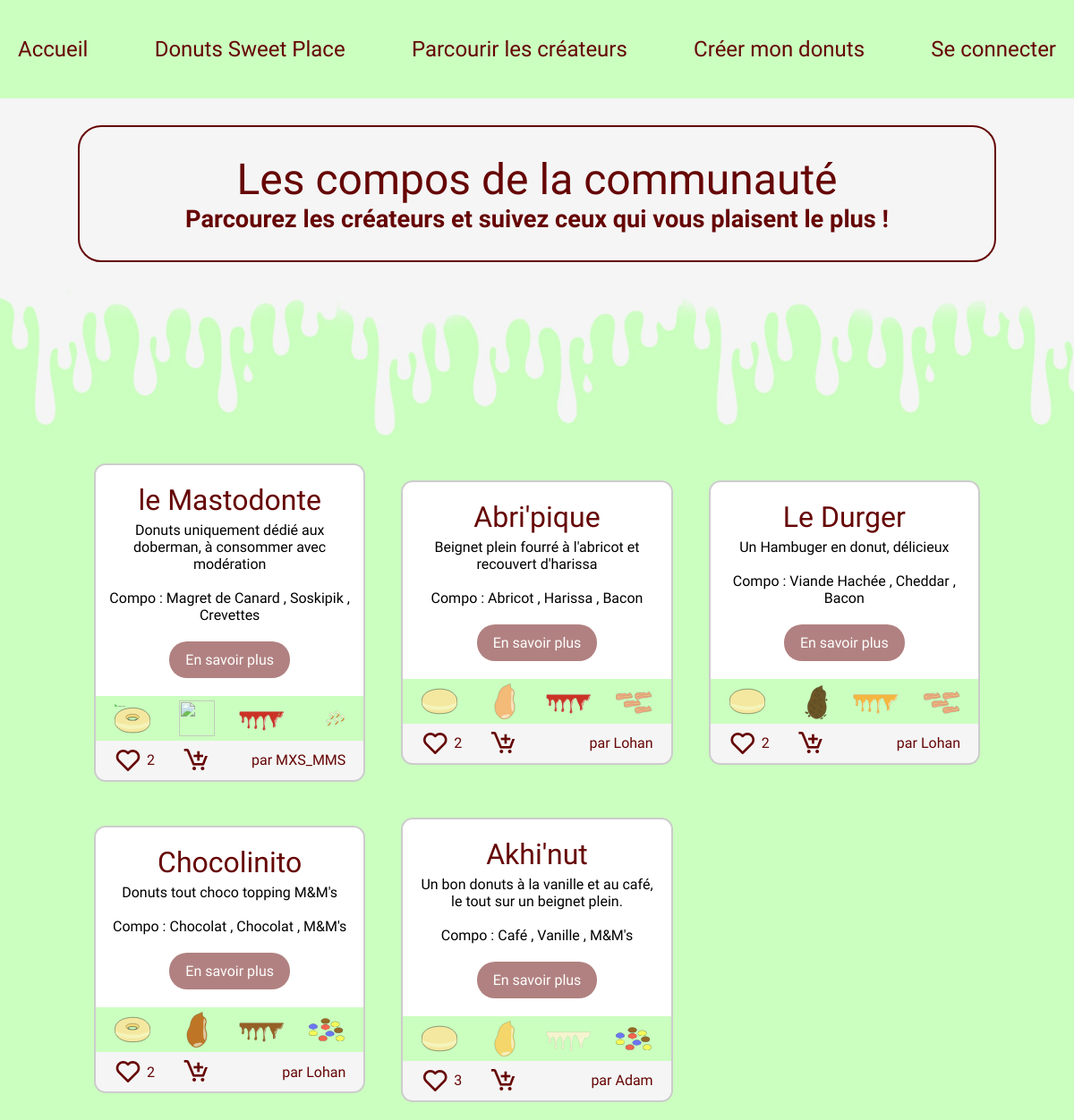
Page /parcourir.php on the earlier database version.
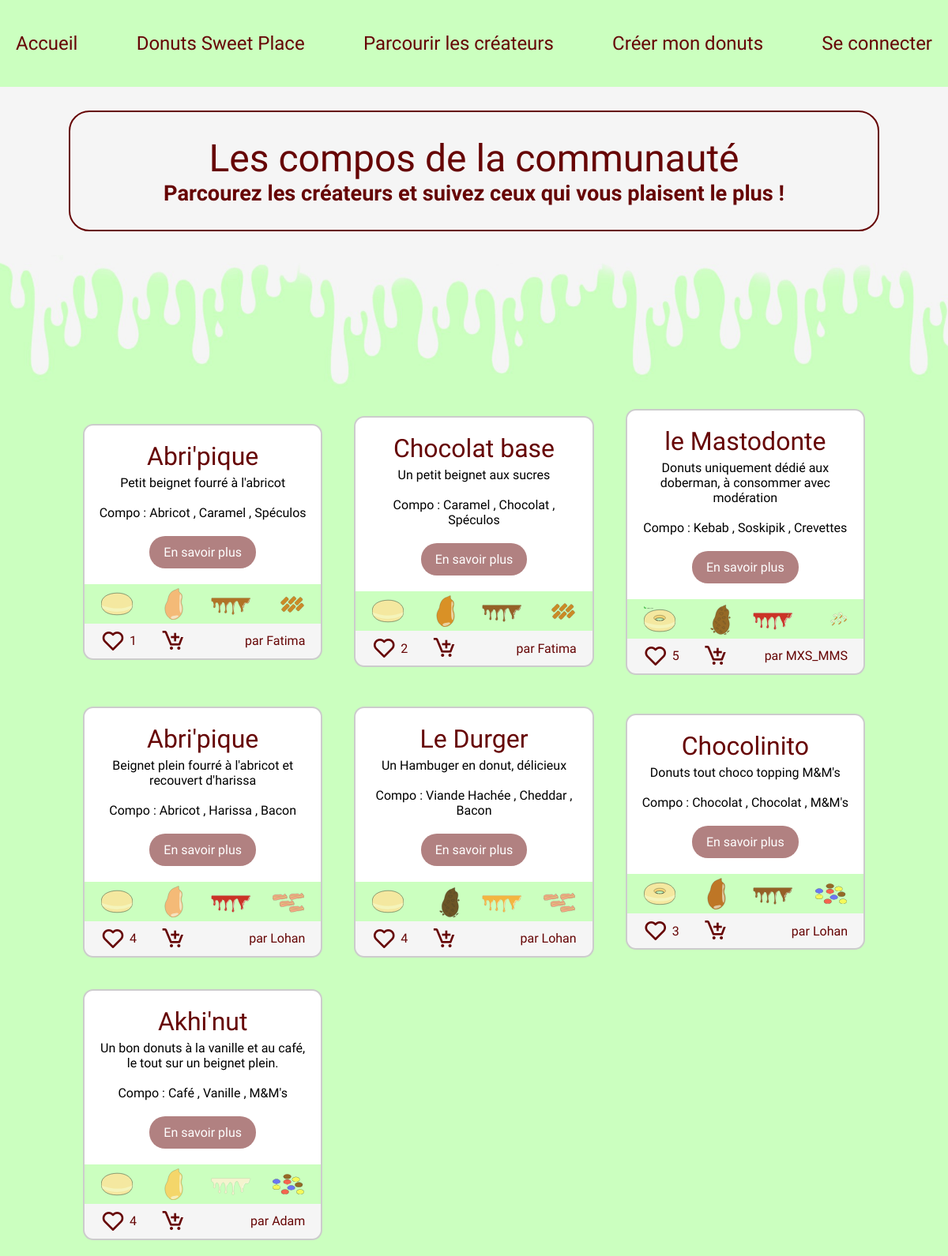
Same page on the later database version.
### tables this page shows
CREATE TABLE IF NOT EXISTS `compositions_donuts` (
  `id_composition` int NOT NULL AUTO_INCREMENT,
  `donut_name` varchar(255) DEFAULT NULL,
  `id_beignet` int NOT NULL,
  `id_fourrage` int NOT NULL,
  `id_glacage` int NOT NULL,
  `id_topping` int NOT NULL,
  `id_createur` int NOT NULL,
  `description` text,
  `type` varchar(20) NOT NULL,
  PRIMARY KEY (`id_composition`),
  KEY `fk_beignet` (`id_beignet`),
  KEY `fk_createur` (`id_createur`),
  KEY `fk_fourrage` (`id_fourrage`),
  KEY `fk_glacage` (`id_glacage`),
  KEY `fk_topping` (`id_topping`)
);

CREATE TABLE IF NOT EXISTS `beignets` (
  `id_beignet` int NOT NULL AUTO_INCREMENT,
  `name_beignet` varchar(30) NOT NULL,
  `img_beignets` text NOT NULL,
  `type_beignet` varchar(20) NOT NULL,
  PRIMARY KEY (`id_beignet`)
);

CREATE TABLE IF NOT EXISTS `glacages` (
  `id_glacage` int NOT NULL AUTO_INCREMENT,
  `name_glacage` varchar(40) NOT NULL,
  `img_glacage` text NOT NULL,
  `type_glacage` varchar(20) NOT NULL,
  PRIMARY KEY (`id_glacage`)
);

CREATE TABLE IF NOT EXISTS `topping` (
  `id_topping` int NOT NULL AUTO_INCREMENT,
  `name_topping` varchar(30) NOT NULL,
  `img_topping` text NOT NULL,
  `type_topping` varchar(20) NOT NULL,
  PRIMARY KEY (`id_topping`)
);

CREATE TABLE IF NOT EXISTS `fourrages` (
  `id_fourrage` int NOT NULL AUTO_INCREMENT,
  `name_fourrage` varchar(30) NOT NULL,
  `img_fourrage` text NOT NULL,
  `type_fourrage` varchar(30) NOT NULL,
  PRIMARY KEY (`id_fourrage`)
);

CREATE TABLE IF NOT EXISTS `users` (
  `id_user` int NOT NULL AUTO_INCREMENT,
  `login` varchar(30) NOT NULL,
  `mdp` varchar(90) NOT NULL,
  `photo` text NOT NULL,
  `description` text NOT NULL,
  `admin` int NOT NULL,
  PRIMARY KEY (`id_user`)
);

### models/donuts_users.php (called while the page is built, shortened)
<?php
function getDonutsUsers(PDO $pdo, int $userId = 0, int $limit = 0, bool $random = false): array
{
    $sql = "
    SELECT
        c.id_composition,
        c.donut_name,
        c.description,
        c.type AS composition_type,
        u.id_user,
        u.login,
        -- beignet
        b.id_beignet,
        b.name_beignet,
        b.img_beignets,
        b.type_beignet,
        -- fourrage
        f.id_fourrage,
        f.name_fourrage,
        f.img_fourrage,
        f.type_fourrage,
        -- glacage
        g.id_glacage,
        g.name_glacage,
        g.img_glacage,
        g.type_glacage,
        -- topping
        t.id_topping,
        t.name_topping,
        t.img_topping,
        t.type_topping,
        COALESCE(l.likes, 0) AS likes,
        EXISTS(
          SELECT 1 FROM fk_like f2
          WHERE f2.id_compositions_donuts = c.id_composition
            AND f2.id_users = :userId
        ) AS already_liked
    FROM compositions_donuts c
    JOIN users u ON c.id_createur = u.id_user
    LEFT JOIN beignets b ON c.id_beignet = b.id_beignet
    LEFT JOIN fourrages f ON c.id_fourrage = f.id_fourrage
    LEFT JOIN glacages g ON c.id_glacage = g.id_glacage
    LEFT JOIN topping t ON c.id_topping = t.id_topping
    LEFT JOIN (
        SELECT id_compositions_donuts, COUNT(*) AS likes
        FROM fk_like
        GROUP BY id_compositions_donuts
    ) l ON l.id_compositions_donuts = c.id_composition
    ";
    if ($random) {
        $sql .= " ORDER BY RAND() ";
    } else {
        $sql .= " ORDER BY c.id_composition DESC ";
    }
    $stmt = $pdo->prepare($sql);
    $stmt->bindValue(':userId', $userId, PDO::PARAM_INT);
    $stmt->execute();
    return $stmt->fetchAll(PDO::FETCH_ASSOC);
}

### views/_donuts_users.php (the view, shortened to what this page needs)
<div data-id="<?= htmlspecialchars($donut['id_composition']) ?>" class="onecard-container">
    <div class="card userdonuts">
        <div class="laterale-barre composition">
            <?php if (!empty($donut['img_beignets'])): ?>
                <img class="layer" src="<?= htmlspecialchars($donut['img_beignets'], ENT_QUOTES); ?>">
            <?php endif; ?>
            <?php if (!empty($donut['img_glacage'])): ?>
                <img class="layer imgbig" src="<?= htmlspecialchars($donut['img_glacage'], ENT_QUOTES); ?>">
            <?php endif; ?>
            <?php if (!empty($donut['img_topping'])): ?>
                <img class="layer" src="<?= htmlspecialchars($donut['img_topping'], ENT_QUOTES); ?>">
            <?php endif; ?>
        </div>
        <h3><?= htmlspecialchars($donut['donut_name']) ?></h3>
        <div class="content">
            <p class="desc-donuts"><?= htmlspecialchars($donut['description']) ?>
                <br><br>Compo : <?php if (!empty($donut['name_fourrage'])): ?>
                    <?= htmlspecialchars($donut['name_fourrage']) ?>
                <?php endif; ?>,<?php if (!empty($donut['name_glacage'])): ?>
                    <?= htmlspecialchars($donut['name_glacage']) ?>
                <?php endif; ?>,<?php if (!empty($donut['name_topping'])): ?>
                    <?= htmlspecialchars($donut['name_topping']) ?>
                <?php endif; ?>
            </p>
        </div>
        <div class="addcart">
            <a style='opacity:0.5;' href="details_donuts.php?id=<?= $donut['id_composition'] ?>"
                class=" know-more  btn">
                En savoir plus
            </a>
        </div>
    </div>
    <div class="interaction">
        <div class="int-left">
            <div class="like">
                <i class="btnlike bx <?= $donut['already_liked'] ? 'bxs-heart' : 'bx-heart' ?>"
                    data-id="<?= $donut['id_composition'] ?>"
                    data-liked="<?= $donut['already_liked'] ? '1' : '0' ?>"></i>
                <p class="nb_like"><?= $donut['likes'] ?></p>
            </div>
            <a href="addpanier.php?id=<?= $donut['id_composition'] ?>" class="useraddcart">
                <i class='bx bx-cart-add'></i>
            </a>
        </div>
        <a class="creator" href="profil.php?id=<?= (int) $donut['id_user'] ?>">
            par <?= htmlspecialchars($donut['login'] ?? '', ENT_QUOTES) ?>
        </a>
    </div>
</div>

### parcourir.php (shortened to what this page needs)
<?php
require 'config.php';
require 'models/donuts_users.php';
$userId = $_SESSION['id'] ?? 0;
$donuts = getDonutsUsers($pdo, $userId);
?>
<!DOCTYPE html>
<html lang="fr">
<head>
    <?php include 'css/links.php'; ?>
</head>
<body>
    <?php include 'header/header.php'; ?>
    <div class="welcome">
        <div class="content">
            <h1>Les compos de la communauté</h1>
            <p class='slogan'>Parcourez les créateurs et suivez ceux qui vous plaisent le plus !</p>
        </div>
    </div>
    <img class="degouline " src="images/design/degouline.jpg" alt="">
    <div class="tendances">
        <div class="cards-container">
            <?php foreach ($donuts as $donut): ?>
                <?php include 'views/_donuts_users.php'; ?>
            <?php endforeach; ?>
        </div>
    </div>
</body>
</html>

### css/links.php (shortened to what this page needs)
<link rel="stylesheet" href="css/styles.css">
<link rel="stylesheet" href="css/header.css">
<link rel="stylesheet" href="css/footer.css">
<link href='https://unpkg.com/boxicons@2.1.4/css/boxicons.min.css' rel='stylesheet'>

### header/header.php (shortened to what this page needs)
<?php
$cartCount = 0;
?>
<header>
  <nav class="desk">
    <ul>
      <li><a href="index.php">Accueil</a></li>
      <li><a href="donuts_sweetplace.php">Donuts Sweet Place</a></li>
      <li><a href="parcourir.php">Parcourir les créateurs</a></li>
      <li><a href="creersondonuts.php">Créer mon donuts</a></li>
      <?php if (isset($_SESSION['id'])): ?>
        <li>
          <a href="panier.php?id=<?php echo $_SESSION['id']; ?>">
            <i class="bx bxs-cart"></i>
            <span id="cart-count"><?php echo $cartCount; ?></span>
          </a>
        </li>
        <li><a href="profil.php?id=<?php echo $_SESSION['id']; ?>"><i class="bx bxs-user-circle"></i></a></li>
        <li><a href="logout.php"><i class="bx bx-log-out"></i></a></li>
      <?php else: ?>
        <li><a href="connexion.php">Se connecter</a></li>
      <?php endif; ?>
    </ul>
  </nav>
</header>

### css/styles.css (style rules this page uses)
:root { --mainfont: "Modak", system-ui; --textfont: "Mada", sans-serif; --maincolor: #cbffbf; --textcolor: #660505; }
*, *::after, *::before { box-sizing: border-box; }
body { margin: 0; padding: 0; background-color: var(--maincolor); font-family: var(--textfont); }
h1, h2 { font-family: var(--mainfont); color: var(--textcolor); font-weight: 400; margin: 0; font-size: 3rem; }
p { margin: 0; }
.creator { text-decoration: none; color: #660505; }
.welcome { width: 100%; height: auto; padding: 30px; display: flex; justify-content: center; align-items: center; background-color: whitesmoke; }
.welcome .content { display: flex; flex-direction: column; align-items: center; justify-content: center; font-family: var(--textfont); width: 90%; height: 90%; border: 2px solid var(--textcolor); border-radius: 26px; color: var(--textcolor); }
.slogan { font-size: 1.7rem; font-weight: 600; text-align: center; }
.welcome .content { padding: 30px; }
.tendances { padding: 20px; display: flex; flex-direction: column; }
h3 { font-family: var(--mainfont); font-weight: 400; color: var(--textcolor); font-size: 2rem; margin: 5px; }
.degouline { width: 100%; }
.cards-container { display: grid; grid-template-columns: repeat(auto-fit, minmax(300px, 1fr)); gap: 40px; align-items: stretch; width: min(100%, 990px); margin: 0 auto; }
.card { background-color: white; border-radius: 15px; padding: 15px; text-align: center; display: flex; flex-direction: column; align-items: center; justify-content: center; transition: 0.2s ease; position: relative; }
.onecard-container { transition: 0.2s ease; text-align: center; justify-content: center; align-content: center; height: 100%; }
.userdonuts { padding-bottom: 55px; border-radius: 13px 13px 0px 0px; border-top: 2px solid #ccc; border-right: 2px solid #ccc; border-left: 2px solid #ccc; }
.laterale-barre { position: absolute; bottom: 0px; width: 100%; height: 50px; background-color: var(--maincolor); display: flex; justify-content: space-around; align-items: center; padding: 5px; }
.laterale-barre img { width: 40px; height: 100%; opacity: 0.8; }
.laterale-barre .imgbig { object-fit: cover; object-position: auto; transform: scale(4); transform-origin: center; padding-right: 10px; padding-top: 3px; }
.card .content, .card .addcart, .interaction { display: flex; flex-grow: 1; align-items: center; }
.interaction { justify-content: space-between; padding: 5px 20px 5px 20px; z-index: 22; background-color: whitesmoke; border-left: 2px solid #ccc; border-bottom: 2px solid #ccc; border-right: 2px solid #ccc; border-radius: 0px 0px 13px 13px; }
.card .content .desc-donuts { width: 100%; }
.card a { z-index: 20; }
.addcart { gap: 25px; }
.int-left { display: flex; align-items: center; gap: 30px; }
.addcart i, .int-left i { font-size: 2rem; color: #660505; }
.like i { font-size: 2rem; color: var(--textcolor); }
.like { display: flex; gap: 5px; align-items: center; }
.nb_like { color: var(--textcolor); }
.interaction a { z-index: 20; }
.btn { text-decoration: none; color: white; background-color: var(--textcolor); font-size: 1rem; padding: 8px 15px; border: 3px solid transparent; border-radius: 20px; margin-top: 20px; transition: 0.2s ease; margin-bottom: 15px; }

### css/header.css (style rules this page uses)
:root { --mainfont: "Modak", system-ui; --textfont: "Mada", sans-serif; --maincolor: #cbffbf; --textcolor: #660505; }
header { display: flex; background-color: var(--maincolor); margin: 0; font-family: var(--mainfont); height: 110px; font-size: 1.5rem; color: var(--textcolor); padding-left: 20px; padding-right: 20px; }
.desk { width: 100%; display: flex; align-items: center; justify-content: center; }
header .desk ul { display: flex; justify-content: space-between; align-items: center; margin-left: 20px; margin-right: 20px; margin: 0; padding: 0px; width: 100%; }
header .desk ul { padding: 0px; }
header li { list-style: none; }
header .desk ul a { text-decoration: none; color: var(--textcolor); }

Differences in the rows shown:
added compositions_donuts: id_beignet.img_beignets (picture), id_glacage.img_glacage (picture), id_topping.img_topping (picture), donut_name "Abri'pique", description "Petit beignet fourré à l'abricot", id_fourrage.name_fourrage "Abricot", id_glacage.name_glacage "Caramel", id_topping.name_topping "Spéculos", likes "1", id_createur.login "Fatima"
added compositions_donuts: id_beignet.img_beignets (picture), id_glacage.img_glacage (picture), id_topping.img_topping (picture), donut_name "Chocolat base", description "Un petit beignet aux sucres", id_fourrage.name_fourrage "Caramel", id_glacage.name_glacage "Chocolat", id_topping.name_topping "Spéculos", likes "2", id_createur.login "Fatima"
changed compositions_donuts "le Mastodonte": id_fourrage.name_fourrage "Magret de Canard" → "Kebab"; likes "2" → "5"
computed for compositions_donuts "Beignet plein fourré à l'abricot et recouvert d'harissa": likes "2" → "4"
computed for compositions_donuts "Le Durger": likes "2" → "4"
computed for compositions_donuts "Chocolinito": likes "2" → "3"
computed for compositions_donuts "Akhi'nut": likes "3" → "4"
